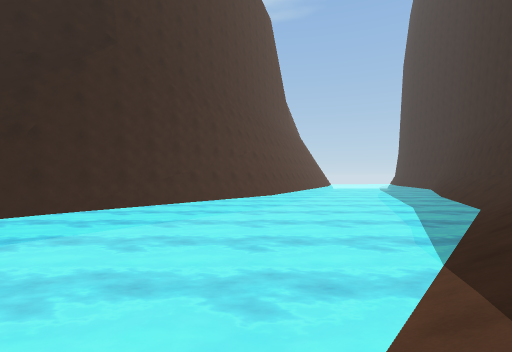
view 1 (above)

16 first-person views from a walk through a scene from a Unity 3-D project. The camera is 1.3 m above the floor, looks level and sees 85° across. The floor is counted in squares, 2 m on a side. Each view is taken from the middle of a square. On the plan, view 1 faces up. The plan holds only what a view shows up to about 9 squares ahead; the rest is blank. The place goes on beyond the plan.

view 2
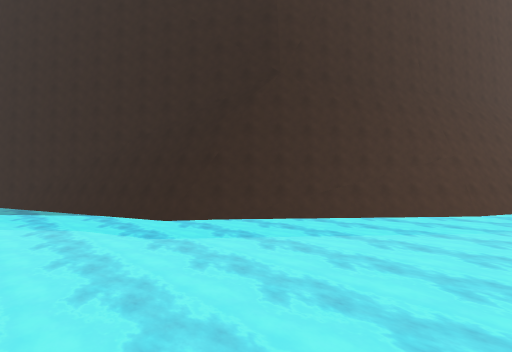

view 3
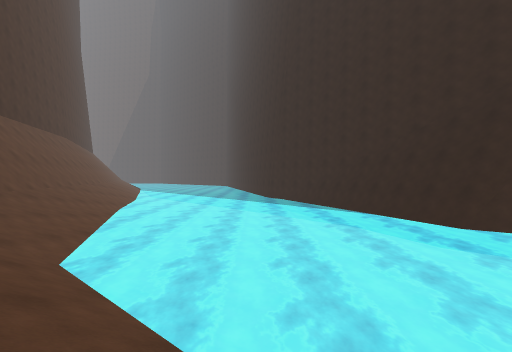

view 4
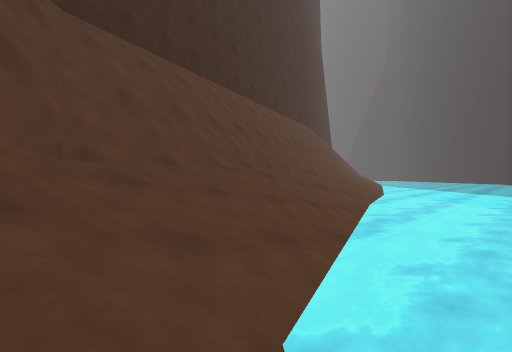

view 5
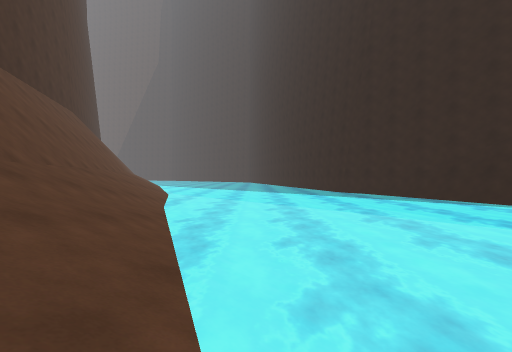

view 6
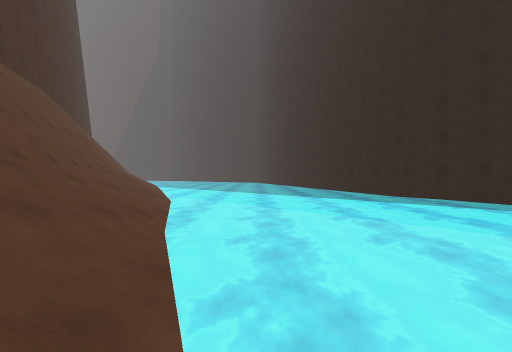

view 7
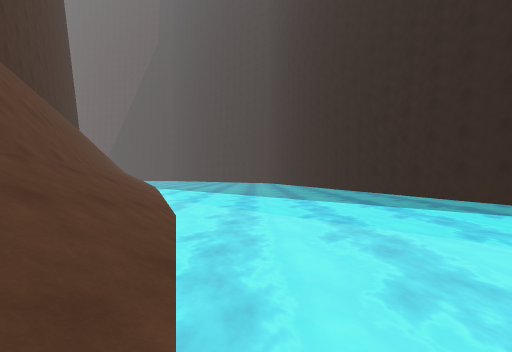

view 8
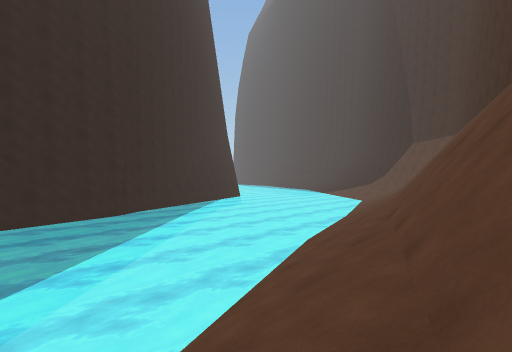

view 9
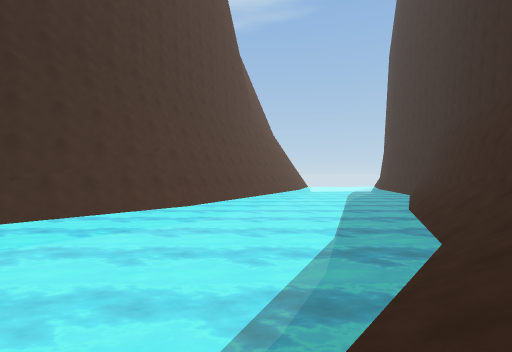

view 10
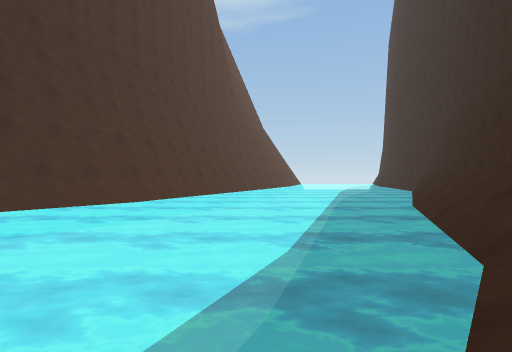

view 11
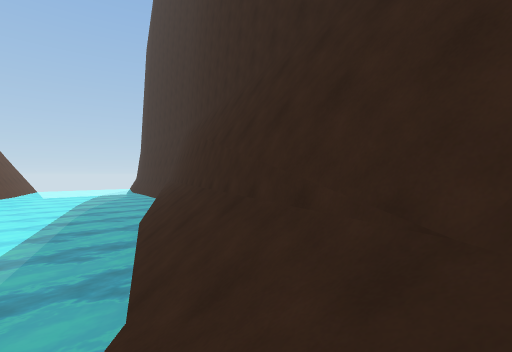

view 12
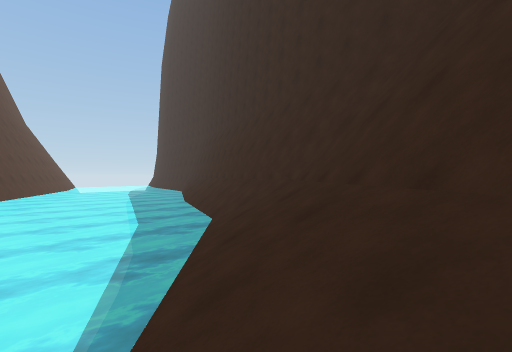

view 13
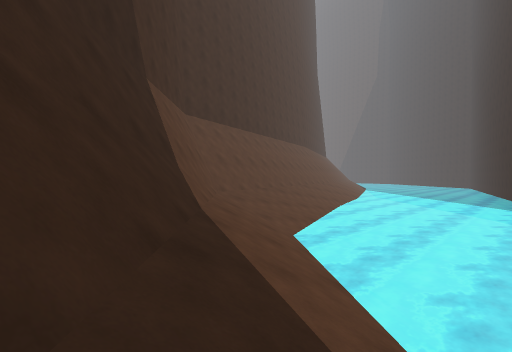

view 14
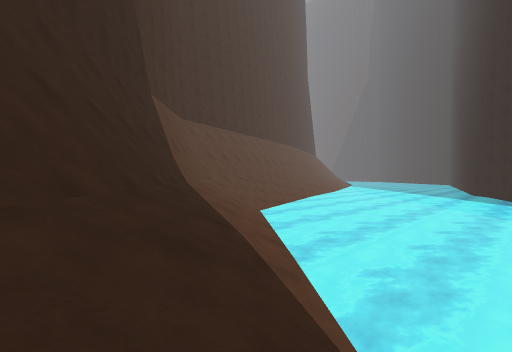

view 15
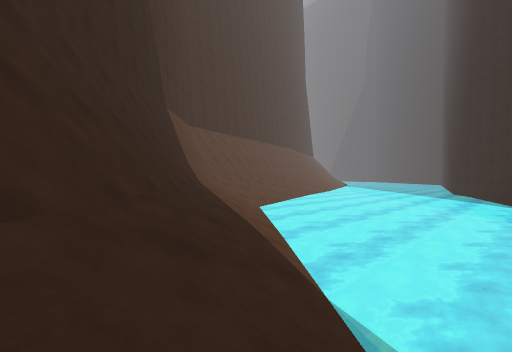

view 16
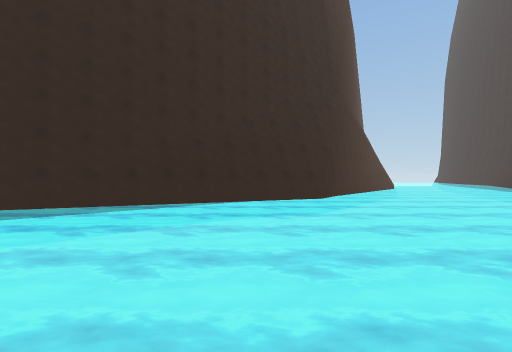

### Floor plan
Key: @ floor where view 1 was taken; # wall or solid block; . floor; / step, stairs or slope; = window, fence, low wall or low ledge; ~ water the walk can cross; ≈ water the walk keeps out of.
Columns run from 19 left of view 1 to 10 right of it. Each row starts with its distance up from view 1.
 14                    ##≈≈≈≈≈≈≈≈#
 13                    ##≈≈≈≈≈≈≈=#
 12                   ##≈≈≈≈≈≈≈≈##
 11                  ##≈≈≈≈≈≈≈≈/#
 10                 ##≈≈≈≈≈≈≈≈~/#
  9                ##≈≈≈≈≈≈≈≈≈/##
  8                #≈≈≈≈≈≈≈≈≈~/#
  7               ##≈≈≈≈≈≈≈≈≈/##
  6              ##≈≈≈≈≈≈≈≈≈//#
  5            ###≈≈≈≈≈≈≈≈≈//##
  4          ###≈≈≈≈≈≈≈≈≈≈.//#
  3       ####≈≈≈≈≈≈≈≈≈≈≈~//##
  2     ###≈≈≈≈≈≈≈≈≈≈≈≈≈~//##
  1  ####≈≈≈≈≈≈≈≈≈≈≈≈≈≈~//##
  0 ##≈≈≈≈≈≈≈≈≈≈≈≈≈≈≈≈~@/##
 -1 ≈≈≈≈≈≈≈≈≈≈≈≈≈≈≈≈≈≈//##
 -2 ≈≈≈≈≈≈≈≈≈≈≈≈≈≈≈≈≈//##
 -3 ≈≈≈≈≈≈≈≈≈≈≈≈≈≈≈~//##
 -4 ≈≈≈≈≈≈≈≈≈≈≈≈~/////#
 -5 ≈≈≈≈≈≈≈≈≈~//////###
 -6 ≈≈≈≈≈≈~//////#####
 -7 ≈≈≈~/////######
 -8  .////#####
 -9  //####
-10 /###

Positions as (right, up) in squares from view 1, and headings:
1: (0, 0), facing up
2: (2, 1), facing up-left
3: (1, 0), facing left
4: (-2, -2), facing down-left
5: (-3, -3), facing left
6: (-6, -4), facing left
7: (-9, -5), facing left
8: (-19, -10), facing up-right
9: (3, 3), facing up
10: (4, 5), facing up
11: (5, 5), facing up-right
12: (2, 2), facing up-right
13: (2, 1), facing down-left
14: (3, 3), facing down-left
15: (4, 4), facing down-left
16: (-8, -5), facing up
